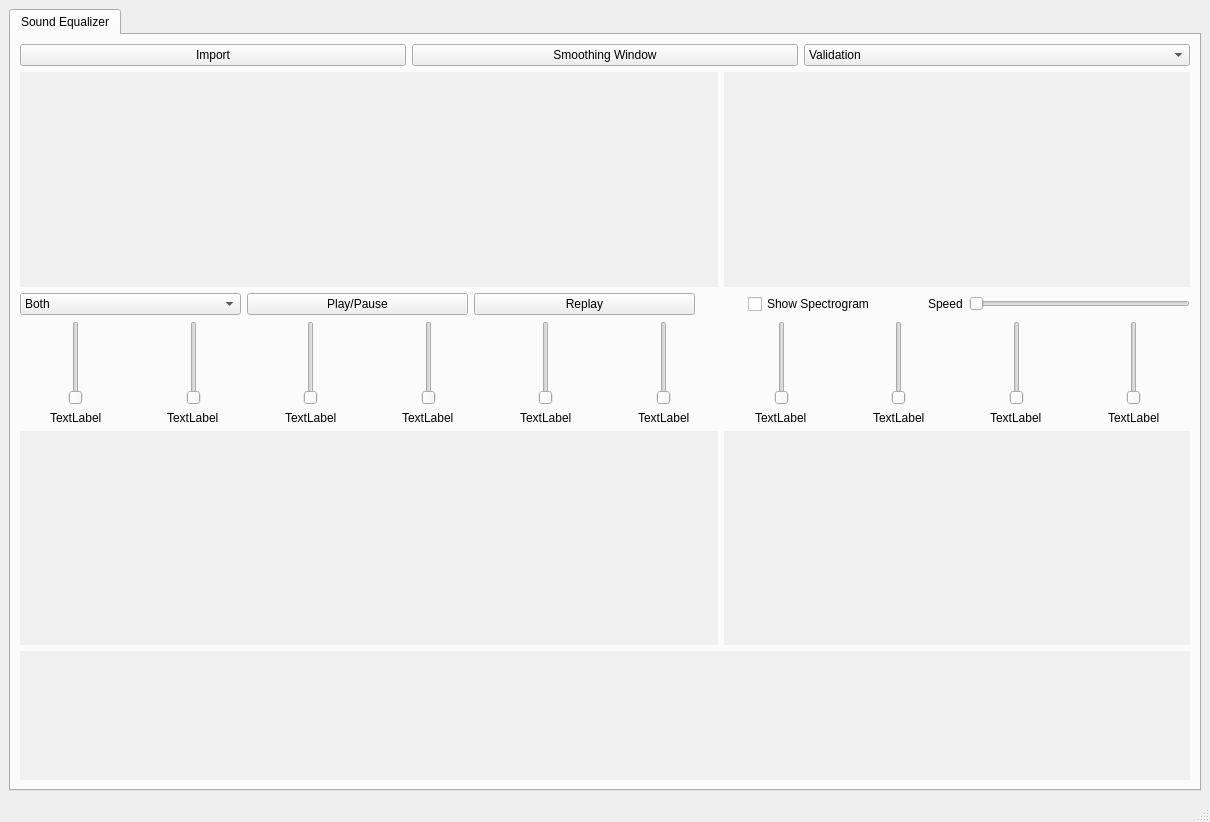
<?xml version="1.0" encoding="UTF-8"?>
<ui version="4.0">
 <class>MainWindow</class>
 <widget class="QMainWindow" name="MainWindow">
  <property name="geometry">
   <rect>
    <x>0</x>
    <y>0</y>
    <width>1210</width>
    <height>822</height>
   </rect>
  </property>
  <property name="windowTitle">
   <string>MainWindow</string>
  </property>
  <widget class="QWidget" name="centralwidget">
   <layout class="QVBoxLayout" name="verticalLayout_2">
    <item>
     <layout class="QVBoxLayout" name="verticalLayout">
      <item>
       <widget class="QTabWidget" name="tabWidget">
        <property name="currentIndex">
         <number>0</number>
        </property>
        <widget class="QWidget" name="validation_tab">
         <attribute name="title">
          <string>Sound Equalizer</string>
         </attribute>
         <layout class="QVBoxLayout" name="verticalLayout_4" stretch="0,5,0,0,5,3">
          <item>
           <layout class="QHBoxLayout" name="horizontalLayout">
            <item>
             <widget class="QPushButton" name="import_btn">
              <property name="text">
               <string>Import</string>
              </property>
             </widget>
            </item>
            <item>
             <widget class="QPushButton" name="go_to_smoothing">
              <property name="text">
               <string>Smoothing Window</string>
              </property>
             </widget>
            </item>
            <item>
             <widget class="QComboBox" name="select_mode">
              <item>
               <property name="text">
                <string>Validation</string>
               </property>
              </item>
              <item>
               <property name="text">
                <string>Music</string>
               </property>
              </item>
              <item>
               <property name="text">
                <string>ECG</string>
               </property>
              </item>
              <item>
               <property name="text">
                <string>Animals</string>
               </property>
              </item>
             </widget>
            </item>
           </layout>
          </item>
          <item>
           <layout class="QHBoxLayout" name="horizontalLayout_3" stretch="3,2">
            <item>
             <widget class="QWidget" name="before_time_widget" native="true">
              <property name="styleSheet">
               <string notr="true">background-color: rgb(255, 0, 255);
background-color: rgb(240, 240, 240);</string>
              </property>
             </widget>
            </item>
            <item>
             <widget class="QWidget" name="before_spectro_widget" native="true">
              <property name="styleSheet">
               <string notr="true">background-color: rgb(0, 0, 0);
background-color: rgb(240, 240, 240);</string>
              </property>
             </widget>
            </item>
           </layout>
          </item>
          <item>
           <layout class="QHBoxLayout" name="horizontalLayout_5" stretch="2,2,2,2,1,2">
            <item>
             <widget class="QComboBox" name="before_or_after_comboBox">
              <item>
               <property name="text">
                <string>Both</string>
               </property>
              </item>
              <item>
               <property name="text">
                <string>Before</string>
               </property>
              </item>
              <item>
               <property name="text">
                <string>After</string>
               </property>
              </item>
             </widget>
            </item>
            <item>
             <widget class="QPushButton" name="play_pause_btn">
              <property name="text">
               <string>Play/Pause</string>
              </property>
             </widget>
            </item>
            <item>
             <widget class="QPushButton" name="replay_btn">
              <property name="text">
               <string>Replay</string>
              </property>
             </widget>
            </item>
            <item alignment="Qt::AlignHCenter">
             <widget class="QCheckBox" name="show_spectro_checkBox">
              <property name="text">
               <string>Show Spectrogram</string>
              </property>
             </widget>
            </item>
            <item>
             <widget class="QLabel" name="label">
              <property name="sizePolicy">
               <sizepolicy hsizetype="Fixed" vsizetype="Preferred">
                <horstretch>0</horstretch>
                <verstretch>0</verstretch>
               </sizepolicy>
              </property>
              <property name="text">
               <string>Speed</string>
              </property>
              <property name="wordWrap">
               <bool>false</bool>
              </property>
             </widget>
            </item>
            <item>
             <widget class="QSlider" name="speed_Slider">
              <property name="orientation">
               <enum>Qt::Horizontal</enum>
              </property>
             </widget>
            </item>
           </layout>
          </item>
          <item>
           <layout class="QHBoxLayout" name="horizontalLayout_4">
            <item>
             <layout class="QVBoxLayout" name="verticalLayout_6">
              <item alignment="Qt::AlignHCenter">
               <widget class="QSlider" name="verticalSlider_1">
                <property name="orientation">
                 <enum>Qt::Vertical</enum>
                </property>
               </widget>
              </item>
              <item alignment="Qt::AlignHCenter">
               <widget class="QLabel" name="label_1">
                <property name="text">
                 <string>TextLabel</string>
                </property>
               </widget>
              </item>
             </layout>
            </item>
            <item>
             <layout class="QVBoxLayout" name="verticalLayout_5">
              <item alignment="Qt::AlignHCenter">
               <widget class="QSlider" name="verticalSlider_2">
                <property name="orientation">
                 <enum>Qt::Vertical</enum>
                </property>
               </widget>
              </item>
              <item alignment="Qt::AlignHCenter">
               <widget class="QLabel" name="label_2">
                <property name="text">
                 <string>TextLabel</string>
                </property>
               </widget>
              </item>
             </layout>
            </item>
            <item>
             <layout class="QVBoxLayout" name="verticalLayout_14">
              <item alignment="Qt::AlignHCenter">
               <widget class="QSlider" name="verticalSlider_3">
                <property name="orientation">
                 <enum>Qt::Vertical</enum>
                </property>
               </widget>
              </item>
              <item alignment="Qt::AlignHCenter">
               <widget class="QLabel" name="label_3">
                <property name="text">
                 <string>TextLabel</string>
                </property>
               </widget>
              </item>
             </layout>
            </item>
            <item>
             <layout class="QVBoxLayout" name="verticalLayout_13">
              <item alignment="Qt::AlignHCenter">
               <widget class="QSlider" name="verticalSlider_4">
                <property name="orientation">
                 <enum>Qt::Vertical</enum>
                </property>
               </widget>
              </item>
              <item alignment="Qt::AlignHCenter">
               <widget class="QLabel" name="label_4">
                <property name="text">
                 <string>TextLabel</string>
                </property>
               </widget>
              </item>
             </layout>
            </item>
            <item>
             <layout class="QVBoxLayout" name="verticalLayout_9">
              <item alignment="Qt::AlignHCenter">
               <widget class="QSlider" name="verticalSlider_5">
                <property name="orientation">
                 <enum>Qt::Vertical</enum>
                </property>
               </widget>
              </item>
              <item alignment="Qt::AlignHCenter">
               <widget class="QLabel" name="label_5">
                <property name="text">
                 <string>TextLabel</string>
                </property>
               </widget>
              </item>
             </layout>
            </item>
            <item>
             <layout class="QVBoxLayout" name="verticalLayout_12">
              <item alignment="Qt::AlignHCenter">
               <widget class="QSlider" name="verticalSlider_6">
                <property name="orientation">
                 <enum>Qt::Vertical</enum>
                </property>
               </widget>
              </item>
              <item alignment="Qt::AlignHCenter">
               <widget class="QLabel" name="label_6">
                <property name="text">
                 <string>TextLabel</string>
                </property>
               </widget>
              </item>
             </layout>
            </item>
            <item>
             <layout class="QVBoxLayout" name="verticalLayout_11">
              <item alignment="Qt::AlignHCenter">
               <widget class="QSlider" name="verticalSlider_7">
                <property name="orientation">
                 <enum>Qt::Vertical</enum>
                </property>
               </widget>
              </item>
              <item alignment="Qt::AlignHCenter">
               <widget class="QLabel" name="label_7">
                <property name="text">
                 <string>TextLabel</string>
                </property>
               </widget>
              </item>
             </layout>
            </item>
            <item>
             <layout class="QVBoxLayout" name="verticalLayout_10">
              <item alignment="Qt::AlignHCenter">
               <widget class="QSlider" name="verticalSlider_8">
                <property name="orientation">
                 <enum>Qt::Vertical</enum>
                </property>
               </widget>
              </item>
              <item alignment="Qt::AlignHCenter">
               <widget class="QLabel" name="label_8">
                <property name="text">
                 <string>TextLabel</string>
                </property>
               </widget>
              </item>
             </layout>
            </item>
            <item>
             <layout class="QVBoxLayout" name="verticalLayout_8">
              <item alignment="Qt::AlignHCenter">
               <widget class="QSlider" name="verticalSlider_9">
                <property name="orientation">
                 <enum>Qt::Vertical</enum>
                </property>
               </widget>
              </item>
              <item alignment="Qt::AlignHCenter">
               <widget class="QLabel" name="label_9">
                <property name="text">
                 <string>TextLabel</string>
                </property>
               </widget>
              </item>
             </layout>
            </item>
            <item>
             <layout class="QVBoxLayout" name="verticalLayout_7">
              <item alignment="Qt::AlignHCenter">
               <widget class="QSlider" name="verticalSlider_10">
                <property name="orientation">
                 <enum>Qt::Vertical</enum>
                </property>
               </widget>
              </item>
              <item alignment="Qt::AlignHCenter">
               <widget class="QLabel" name="label_10">
                <property name="text">
                 <string>TextLabel</string>
                </property>
               </widget>
              </item>
             </layout>
            </item>
           </layout>
          </item>
          <item>
           <layout class="QHBoxLayout" name="horizontalLayout_2" stretch="3,2">
            <item>
             <widget class="QWidget" name="after_time_widget" native="true">
              <property name="styleSheet">
               <string notr="true">background-color: rgb(170, 255, 127);
background-color: rgb(240, 240, 240);</string>
              </property>
             </widget>
            </item>
            <item>
             <widget class="QWidget" name="after_spectro_widget" native="true">
              <property name="styleSheet">
               <string notr="true">background-color: rgb(255, 255, 127);
background-color: rgb(240, 240, 240);</string>
              </property>
             </widget>
            </item>
           </layout>
          </item>
          <item>
           <layout class="QHBoxLayout" name="horizontal_10_graphs">
            <item>
             <widget class="QWidget" name="frequency_widget" native="true">
              <property name="styleSheet">
               <string notr="true">background-color: rgb(255, 170, 0);
background-color: rgb(240, 240, 240);</string>
              </property>
             </widget>
            </item>
           </layout>
          </item>
         </layout>
        </widget>
       </widget>
      </item>
     </layout>
    </item>
   </layout>
  </widget>
  <widget class="QMenuBar" name="menubar">
   <property name="geometry">
    <rect>
     <x>0</x>
     <y>0</y>
     <width>1210</width>
     <height>26</height>
    </rect>
   </property>
  </widget>
  <widget class="QStatusBar" name="statusbar"/>
 </widget>
 <resources/>
 <connections/>
</ui>
